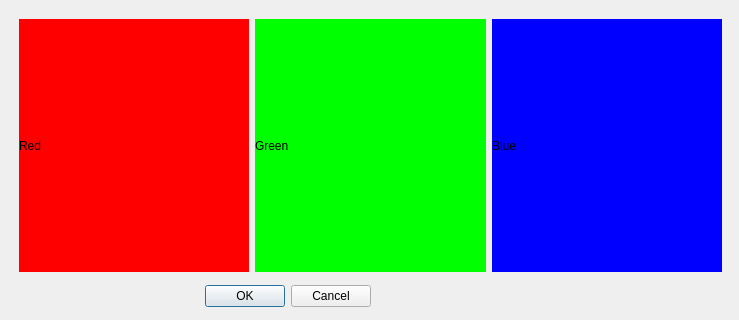
<?xml version="1.0" encoding="UTF-8"?>
<ui version="4.0">
 <class>MaintenanceDialog</class>
 <widget class="QDialog" name="MaintenanceDialog">
  <property name="geometry">
   <rect>
    <x>0</x>
    <y>0</y>
    <width>739</width>
    <height>320</height>
   </rect>
  </property>
  <property name="windowTitle">
   <string>Dialog</string>
  </property>
  <widget class="QDialogButtonBox" name="buttonBox">
   <property name="geometry">
    <rect>
     <x>30</x>
     <y>280</y>
     <width>341</width>
     <height>32</height>
    </rect>
   </property>
   <property name="orientation">
    <enum>Qt::Horizontal</enum>
   </property>
   <property name="standardButtons">
    <set>QDialogButtonBox::Cancel|QDialogButtonBox::Ok</set>
   </property>
  </widget>
  <widget class="QFrame" name="verticalFrame">
   <property name="geometry">
    <rect>
     <x>10</x>
     <y>10</y>
     <width>721</width>
     <height>271</height>
    </rect>
   </property>
   <layout class="QHBoxLayout" name="horizontalLayout">
    <item>
     <widget class="QLabel" name="label_3">
      <property name="styleSheet">
       <string notr="true">background-color: rgb(255, 0, 0);</string>
      </property>
      <property name="text">
       <string>Red</string>
      </property>
     </widget>
    </item>
    <item>
     <widget class="QLabel" name="label_2">
      <property name="styleSheet">
       <string notr="true">background-color: rgb(0, 255, 0);</string>
      </property>
      <property name="text">
       <string>Green</string>
      </property>
     </widget>
    </item>
    <item>
     <widget class="QLabel" name="label">
      <property name="styleSheet">
       <string notr="true">background-color: rgb(0, 0, 255);</string>
      </property>
      <property name="text">
       <string>Blue</string>
      </property>
     </widget>
    </item>
   </layout>
  </widget>
 </widget>
 <resources/>
 <connections>
  <connection>
   <sender>buttonBox</sender>
   <signal>accepted()</signal>
   <receiver>MaintenanceDialog</receiver>
   <slot>accept()</slot>
   <hints>
    <hint type="sourcelabel">
     <x>248</x>
     <y>254</y>
    </hint>
    <hint type="destinationlabel">
     <x>157</x>
     <y>274</y>
    </hint>
   </hints>
  </connection>
  <connection>
   <sender>buttonBox</sender>
   <signal>rejected()</signal>
   <receiver>MaintenanceDialog</receiver>
   <slot>reject()</slot>
   <hints>
    <hint type="sourcelabel">
     <x>316</x>
     <y>260</y>
    </hint>
    <hint type="destinationlabel">
     <x>286</x>
     <y>274</y>
    </hint>
   </hints>
  </connection>
 </connections>
</ui>
